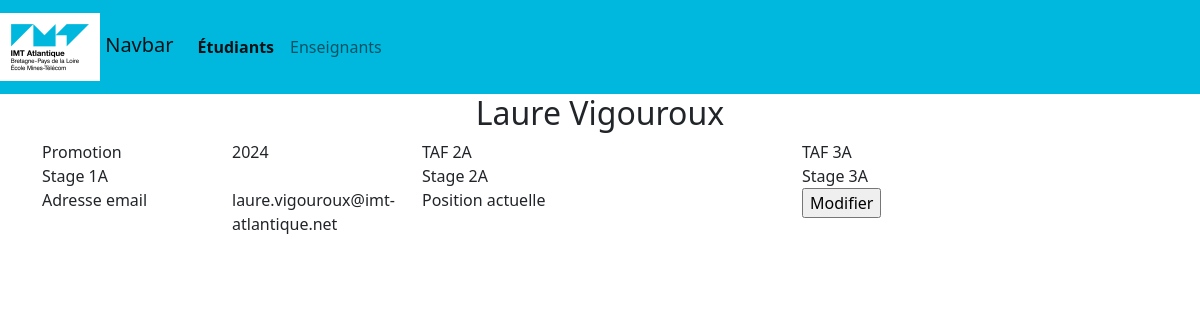
The app's page /details/etudiant/2 with its own data.
### database/models.py (models this page shows, shortened)
class Etudiant(db.Model):
    etu_id = db.Column(db.Integer, primary_key=True)
    etu_nom = db.Column(db.Text, nullable=False)
    etu_prenom = db.Column(db.Text, nullable=False)
    etu_mail = db.Column(db.Text, nullable=False)
    etu_utilisateur = db.Column(db.Integer, db.ForeignKey('utilisateur.uti_id'))
    etu_position_id = db.Column(db.Integer, db.ForeignKey('position.pos_id'))
    etu_promotion_id = db.Column(db.Integer, db.ForeignKey('promotion.pro_annee'))
    etu_taf1 = db.Column(db.Integer, db.ForeignKey('taf.taf_id'))
    etu_taf2 = db.Column(db.Integer, db.ForeignKey('taf.taf_id'))
    etu_stage2= db.Column(db.Integer, db.ForeignKey('stage.sta_id'))
    etu_stage1 = db.Column(db.Integer, db.ForeignKey('stage.sta_id'))
    etu_stage3 = db.Column(db.Integer, db.ForeignKey('stage.sta_id'))
    def get_by_id(id:int):
        return db.session.query(Etudiant).filter(Etudiant.etu_id == id).first()

### app.py (the view)
@app.route('/details/etudiant/<int:id>')
def detail_etudiant(id):
    etudiant=Etudiant.get_by_id(id)
    taf1=Taf.get_by_id(etudiant.etu_taf1)
    taf2 = Taf.get_by_id(etudiant.etu_taf2)
    stage1 = Stage.get_by_id(etudiant.etu_stage1)
    stage2 = Stage.get_by_id(etudiant.etu_stage2)
    stage3 = Stage.get_by_id(etudiant.etu_stage3)
    position = Position.get_by_id(etudiant.etu_position_id)
    return flask.render_template("details_etudiant.html.jinja2",etudiant=etudiant, taf1=taf1, taf2=taf2, stage1=stage1,stage2=stage2,stage3=stage3,position=position)

### database/models.py (called while the page is built)
    def get_by_id(id: int):
        return db.session.query(Taf).filter(Taf.taf_id == id).first()

    def get_by_id(id: int):
        return db.session.query(Stage).filter(Stage.sta_id == id).first()

    def get_by_id(id: int):
        return db.session.query(Position).filter(Position.pos_id == id).first()

### templates/details_etudiant.html.jinja2 (shortened to what this page needs)
{% extends "view_layout.html.jinja2" %}
{% set title = "Détails étudiant" %}
{% set active_page = "view_etudiants" %}
{% block body %}
    <h2 style="text-align: center">{{ etudiant.etu_prenom }} {{ etudiant.etu_nom }}</h2>
    <div class="tableau">
    <div class="row">
        <div class="col col-2">
            Promotion
        </div>
        <div class="col col-2">
            {{ etudiant.etu_promotion_id }}
        </div>
        <div class="col col-2">
            TAF 2A
        </div>
        <div class="col col-2">
        </div>
        <div class="col col-2">
            TAF 3A
        </div>
        <div class="col col-2">
        </div>
    </div>
    <div class="row">
        <div class="col col-2">
            Stage 1A
        </div>
        <div class="col col-2">
        </div>
        <div class="col col-2">
            Stage 2A
        </div>
        <div class="col col-2">
        </div>
        <div class="col col-2">
            Stage 3A
        </div>
        <div class="col col-2">
        </div>
    </div>
    <div class="row">
        <div class="col col-2">
            Adresse email
        </div>
        <div class="col col-2">
            {{ etudiant.etu_mail }}
        </div>
        <div class="col col-2">
            Position actuelle
        </div>
        <div class="col col-2">
        </div>
        <div class="col col-2">
             <input type="button" value="Modifier" onclick="modifierEtudiant()">
        </div>
    </div>
</div>
{% endblock %}

### records on screen
Etudiant: etu_prenom "Laure", etu_nom "Vigouroux", etu_promotion_id "2024", etu_mail "laure.vigouroux@imt-atlantique.net"
